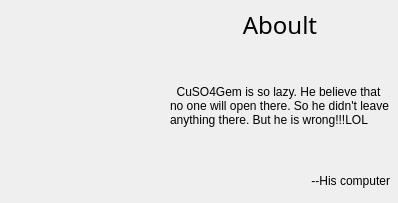
<?xml version="1.0" encoding="UTF-8"?>
<ui version="4.0">
 <class>logoLab</class>
 <widget class="QDialog" name="logoLab">
  <property name="geometry">
   <rect>
    <x>0</x>
    <y>0</y>
    <width>398</width>
    <height>203</height>
   </rect>
  </property>
  <property name="windowTitle">
   <string>Dialog</string>
  </property>
  <widget class="QLabel" name="label">
   <property name="geometry">
    <rect>
     <x>10</x>
     <y>70</y>
     <width>128</width>
     <height>128</height>
    </rect>
   </property>
   <property name="text">
    <string/>
   </property>
   <property name="pixmap">
    <pixmap resource="img/img.qrc">:/icon/mainIcon.png</pixmap>
   </property>
   <property name="scaledContents">
    <bool>true</bool>
   </property>
  </widget>
  <widget class="QLabel" name="cloudLab">
   <property name="geometry">
    <rect>
     <x>90</x>
     <y>10</y>
     <width>50</width>
     <height>50</height>
    </rect>
   </property>
   <property name="text">
    <string/>
   </property>
   <property name="pixmap">
    <pixmap resource="img/img.qrc">:/img/cloud.png</pixmap>
   </property>
   <property name="scaledContents">
    <bool>true</bool>
   </property>
  </widget>
  <widget class="QLabel" name="dcloudLab">
   <property name="geometry">
    <rect>
     <x>10</x>
     <y>10</y>
     <width>50</width>
     <height>50</height>
    </rect>
   </property>
   <property name="text">
    <string/>
   </property>
   <property name="pixmap">
    <pixmap resource="img/img.qrc">:/img/dcloud.png</pixmap>
   </property>
   <property name="scaledContents">
    <bool>true</bool>
   </property>
  </widget>
  <widget class="QLabel" name="label_2">
   <property name="geometry">
    <rect>
     <x>170</x>
     <y>60</y>
     <width>220</width>
     <height>91</height>
    </rect>
   </property>
   <property name="text">
    <string>  CuSO4Gem is so lazy. He believe that no one will open there. So he didn't leave anything there. But he is wrong!!!LOL </string>
   </property>
   <property name="scaledContents">
    <bool>false</bool>
   </property>
   <property name="wordWrap">
    <bool>true</bool>
   </property>
  </widget>
  <widget class="QLabel" name="label_3">
   <property name="geometry">
    <rect>
     <x>170</x>
     <y>170</y>
     <width>220</width>
     <height>21</height>
    </rect>
   </property>
   <property name="contextMenuPolicy">
    <enum>Qt::PreventContextMenu</enum>
   </property>
   <property name="layoutDirection">
    <enum>Qt::LeftToRight</enum>
   </property>
   <property name="text">
    <string>--His computer</string>
   </property>
   <property name="alignment">
    <set>Qt::AlignRight|Qt::AlignTrailing|Qt::AlignVCenter</set>
   </property>
  </widget>
  <widget class="QLabel" name="label_4">
   <property name="geometry">
    <rect>
     <x>170</x>
     <y>10</y>
     <width>220</width>
     <height>30</height>
    </rect>
   </property>
   <property name="font">
    <font>
     <family>SimSun-ExtB</family>
     <pointsize>18</pointsize>
    </font>
   </property>
   <property name="text">
    <string>Aboult</string>
   </property>
   <property name="alignment">
    <set>Qt::AlignCenter</set>
   </property>
  </widget>
 </widget>
 <resources>
  <include location="img/img.qrc"/>
 </resources>
 <connections/>
</ui>
